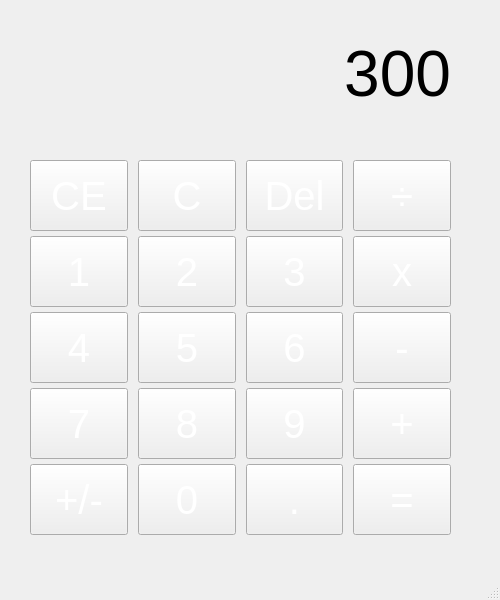
<?xml version="1.0" encoding="UTF-8"?>
<ui version="4.0">
 <class>MainWindow</class>
 <widget class="QMainWindow" name="MainWindow">
  <property name="geometry">
   <rect>
    <x>0</x>
    <y>0</y>
    <width>500</width>
    <height>600</height>
   </rect>
  </property>
  <property name="sizePolicy">
   <sizepolicy hsizetype="Preferred" vsizetype="Preferred">
    <horstretch>0</horstretch>
    <verstretch>0</verstretch>
   </sizepolicy>
  </property>
  <property name="minimumSize">
   <size>
    <width>500</width>
    <height>600</height>
   </size>
  </property>
  <property name="maximumSize">
   <size>
    <width>500</width>
    <height>600</height>
   </size>
  </property>
  <property name="windowTitle">
   <string>Calculator</string>
  </property>
  <property name="styleSheet">
   <string notr="true">background-image: url(:/cal_img/gray_color.png);</string>
  </property>
  <widget class="QWidget" name="centralwidget">
   <widget class="QLabel" name="label">
    <property name="geometry">
     <rect>
      <x>30</x>
      <y>30</y>
      <width>421</width>
      <height>91</height>
     </rect>
    </property>
    <property name="layoutDirection">
     <enum>Qt::LeftToRight</enum>
    </property>
    <property name="styleSheet">
     <string notr="true">background-image: url(:/cal_img/white_color.png);</string>
    </property>
    <property name="text">
     <string>&lt;html&gt;&lt;head/&gt;&lt;body&gt;&lt;p&gt;&lt;span style=&quot; font-size:48pt;&quot;&gt;300&lt;/span&gt;&lt;/p&gt;&lt;/body&gt;&lt;/html&gt;</string>
    </property>
    <property name="textFormat">
     <enum>Qt::AutoText</enum>
    </property>
    <property name="alignment">
     <set>Qt::AlignRight|Qt::AlignTrailing|Qt::AlignVCenter</set>
    </property>
   </widget>
   <widget class="QWidget" name="layoutWidget">
    <property name="geometry">
     <rect>
      <x>30</x>
      <y>160</y>
      <width>421</width>
      <height>375</height>
     </rect>
    </property>
    <layout class="QGridLayout" name="gridLayout">
     <property name="horizontalSpacing">
      <number>10</number>
     </property>
     <property name="verticalSpacing">
      <number>5</number>
     </property>
     <item row="10" column="4">
      <widget class="QPushButton" name="pushButton_8">
       <property name="sizePolicy">
        <sizepolicy hsizetype="Preferred" vsizetype="Preferred">
         <horstretch>0</horstretch>
         <verstretch>0</verstretch>
        </sizepolicy>
       </property>
       <property name="font">
        <font>
         <pointsize>30</pointsize>
        </font>
       </property>
       <property name="styleSheet">
        <string notr="true">background-image: url(:/cal_img/gray_color.png);
color: rgb(255, 255, 255);</string>
       </property>
       <property name="text">
        <string>-</string>
       </property>
      </widget>
     </item>
     <item row="10" column="2">
      <widget class="QPushButton" name="pushButton_7">
       <property name="sizePolicy">
        <sizepolicy hsizetype="Preferred" vsizetype="Preferred">
         <horstretch>0</horstretch>
         <verstretch>0</verstretch>
        </sizepolicy>
       </property>
       <property name="font">
        <font>
         <pointsize>30</pointsize>
        </font>
       </property>
       <property name="styleSheet">
        <string notr="true">background-image: url(:/cal_img/gray_color.png);
color: rgb(255, 255, 255);</string>
       </property>
       <property name="text">
        <string>6</string>
       </property>
      </widget>
     </item>
     <item row="14" column="1">
      <widget class="QPushButton" name="pushButton_14">
       <property name="sizePolicy">
        <sizepolicy hsizetype="Preferred" vsizetype="Preferred">
         <horstretch>0</horstretch>
         <verstretch>0</verstretch>
        </sizepolicy>
       </property>
       <property name="font">
        <font>
         <pointsize>30</pointsize>
        </font>
       </property>
       <property name="styleSheet">
        <string notr="true">background-image: url(:/cal_img/gray_color.png);
color: rgb(255, 255, 255);</string>
       </property>
       <property name="text">
        <string>0</string>
       </property>
      </widget>
     </item>
     <item row="11" column="0">
      <widget class="QPushButton" name="pushButton_9">
       <property name="sizePolicy">
        <sizepolicy hsizetype="Preferred" vsizetype="Preferred">
         <horstretch>0</horstretch>
         <verstretch>0</verstretch>
        </sizepolicy>
       </property>
       <property name="font">
        <font>
         <pointsize>30</pointsize>
        </font>
       </property>
       <property name="styleSheet">
        <string notr="true">background-image: url(:/cal_img/gray_color.png);
color: rgb(255, 255, 255);</string>
       </property>
       <property name="text">
        <string>7</string>
       </property>
      </widget>
     </item>
     <item row="11" column="4">
      <widget class="QPushButton" name="pushButton_12">
       <property name="sizePolicy">
        <sizepolicy hsizetype="Preferred" vsizetype="Preferred">
         <horstretch>0</horstretch>
         <verstretch>0</verstretch>
        </sizepolicy>
       </property>
       <property name="font">
        <font>
         <pointsize>30</pointsize>
        </font>
       </property>
       <property name="styleSheet">
        <string notr="true">background-image: url(:/cal_img/gray_color.png);
color: rgb(255, 255, 255);</string>
       </property>
       <property name="text">
        <string>+</string>
       </property>
      </widget>
     </item>
     <item row="5" column="0">
      <widget class="QPushButton" name="pushButton">
       <property name="sizePolicy">
        <sizepolicy hsizetype="Preferred" vsizetype="Preferred">
         <horstretch>0</horstretch>
         <verstretch>0</verstretch>
        </sizepolicy>
       </property>
       <property name="font">
        <font>
         <pointsize>30</pointsize>
        </font>
       </property>
       <property name="styleSheet">
        <string notr="true">background-image: url(:/cal_img/gray_color.png);
color: rgb(255, 255, 255);</string>
       </property>
       <property name="text">
        <string>1</string>
       </property>
      </widget>
     </item>
     <item row="10" column="1">
      <widget class="QPushButton" name="pushButton_6">
       <property name="sizePolicy">
        <sizepolicy hsizetype="Preferred" vsizetype="Preferred">
         <horstretch>0</horstretch>
         <verstretch>0</verstretch>
        </sizepolicy>
       </property>
       <property name="font">
        <font>
         <pointsize>30</pointsize>
        </font>
       </property>
       <property name="styleSheet">
        <string notr="true">background-image: url(:/cal_img/gray_color.png);
color: rgb(255, 255, 255);</string>
       </property>
       <property name="text">
        <string>5</string>
       </property>
      </widget>
     </item>
     <item row="11" column="1">
      <widget class="QPushButton" name="pushButton_10">
       <property name="sizePolicy">
        <sizepolicy hsizetype="Preferred" vsizetype="Preferred">
         <horstretch>0</horstretch>
         <verstretch>0</verstretch>
        </sizepolicy>
       </property>
       <property name="font">
        <font>
         <pointsize>30</pointsize>
        </font>
       </property>
       <property name="styleSheet">
        <string notr="true">background-image: url(:/cal_img/gray_color.png);
color: rgb(255, 255, 255);</string>
       </property>
       <property name="text">
        <string>8</string>
       </property>
      </widget>
     </item>
     <item row="14" column="4">
      <widget class="QPushButton" name="pushButton_16">
       <property name="sizePolicy">
        <sizepolicy hsizetype="Preferred" vsizetype="Preferred">
         <horstretch>0</horstretch>
         <verstretch>0</verstretch>
        </sizepolicy>
       </property>
       <property name="font">
        <font>
         <pointsize>30</pointsize>
        </font>
       </property>
       <property name="styleSheet">
        <string notr="true">background-image: url(:/cal_img/gray_color.png);
color: rgb(255, 255, 255);</string>
       </property>
       <property name="text">
        <string>=</string>
       </property>
      </widget>
     </item>
     <item row="11" column="2">
      <widget class="QPushButton" name="pushButton_11">
       <property name="sizePolicy">
        <sizepolicy hsizetype="Preferred" vsizetype="Preferred">
         <horstretch>0</horstretch>
         <verstretch>0</verstretch>
        </sizepolicy>
       </property>
       <property name="font">
        <font>
         <pointsize>30</pointsize>
        </font>
       </property>
       <property name="styleSheet">
        <string notr="true">background-image: url(:/cal_img/gray_color.png);
color: rgb(255, 255, 255);</string>
       </property>
       <property name="text">
        <string>9</string>
       </property>
      </widget>
     </item>
     <item row="5" column="1">
      <widget class="QPushButton" name="pushButton_2">
       <property name="sizePolicy">
        <sizepolicy hsizetype="Preferred" vsizetype="Preferred">
         <horstretch>0</horstretch>
         <verstretch>0</verstretch>
        </sizepolicy>
       </property>
       <property name="font">
        <font>
         <pointsize>30</pointsize>
        </font>
       </property>
       <property name="styleSheet">
        <string notr="true">background-image: url(:/cal_img/gray_color.png);
color: rgb(255, 255, 255);</string>
       </property>
       <property name="text">
        <string>2</string>
       </property>
      </widget>
     </item>
     <item row="14" column="2">
      <widget class="QPushButton" name="pushButton_15">
       <property name="sizePolicy">
        <sizepolicy hsizetype="Preferred" vsizetype="Preferred">
         <horstretch>0</horstretch>
         <verstretch>0</verstretch>
        </sizepolicy>
       </property>
       <property name="font">
        <font>
         <pointsize>30</pointsize>
        </font>
       </property>
       <property name="styleSheet">
        <string notr="true">background-image: url(:/cal_img/gray_color.png);
color: rgb(255, 255, 255);</string>
       </property>
       <property name="text">
        <string>.</string>
       </property>
      </widget>
     </item>
     <item row="10" column="0">
      <widget class="QPushButton" name="pushButton_5">
       <property name="sizePolicy">
        <sizepolicy hsizetype="Preferred" vsizetype="Preferred">
         <horstretch>0</horstretch>
         <verstretch>0</verstretch>
        </sizepolicy>
       </property>
       <property name="font">
        <font>
         <pointsize>30</pointsize>
        </font>
       </property>
       <property name="styleSheet">
        <string notr="true">background-image: url(:/cal_img/gray_color.png);
color: rgb(255, 255, 255);</string>
       </property>
       <property name="text">
        <string>4</string>
       </property>
      </widget>
     </item>
     <item row="14" column="0">
      <widget class="QPushButton" name="pushButton_13">
       <property name="sizePolicy">
        <sizepolicy hsizetype="Preferred" vsizetype="Preferred">
         <horstretch>0</horstretch>
         <verstretch>0</verstretch>
        </sizepolicy>
       </property>
       <property name="font">
        <font>
         <pointsize>30</pointsize>
        </font>
       </property>
       <property name="styleSheet">
        <string notr="true">background-image: url(:/cal_img/gray_color.png);
color: rgb(255, 255, 255);</string>
       </property>
       <property name="text">
        <string>+/-</string>
       </property>
      </widget>
     </item>
     <item row="5" column="2">
      <widget class="QPushButton" name="pushButton_3">
       <property name="sizePolicy">
        <sizepolicy hsizetype="Preferred" vsizetype="Preferred">
         <horstretch>0</horstretch>
         <verstretch>0</verstretch>
        </sizepolicy>
       </property>
       <property name="font">
        <font>
         <pointsize>30</pointsize>
        </font>
       </property>
       <property name="styleSheet">
        <string notr="true">background-image: url(:/cal_img/gray_color.png);
color: rgb(255, 255, 255);</string>
       </property>
       <property name="text">
        <string>3</string>
       </property>
      </widget>
     </item>
     <item row="5" column="4">
      <widget class="QPushButton" name="pushButton_4">
       <property name="sizePolicy">
        <sizepolicy hsizetype="Preferred" vsizetype="Preferred">
         <horstretch>0</horstretch>
         <verstretch>0</verstretch>
        </sizepolicy>
       </property>
       <property name="font">
        <font>
         <pointsize>30</pointsize>
        </font>
       </property>
       <property name="styleSheet">
        <string notr="true">background-image: url(:/cal_img/gray_color.png);
color: rgb(255, 255, 255);</string>
       </property>
       <property name="text">
        <string>x</string>
       </property>
      </widget>
     </item>
     <item row="3" column="0">
      <widget class="QPushButton" name="pushButton_20">
       <property name="sizePolicy">
        <sizepolicy hsizetype="Preferred" vsizetype="Preferred">
         <horstretch>0</horstretch>
         <verstretch>0</verstretch>
        </sizepolicy>
       </property>
       <property name="font">
        <font>
         <pointsize>30</pointsize>
        </font>
       </property>
       <property name="styleSheet">
        <string notr="true">background-image: url(:/cal_img/gray_color.png);
color: rgb(255, 255, 255);</string>
       </property>
       <property name="text">
        <string>CE</string>
       </property>
      </widget>
     </item>
     <item row="3" column="1">
      <widget class="QPushButton" name="pushButton_19">
       <property name="sizePolicy">
        <sizepolicy hsizetype="Preferred" vsizetype="Preferred">
         <horstretch>0</horstretch>
         <verstretch>0</verstretch>
        </sizepolicy>
       </property>
       <property name="font">
        <font>
         <pointsize>30</pointsize>
        </font>
       </property>
       <property name="styleSheet">
        <string notr="true">background-image: url(:/cal_img/gray_color.png);
color: rgb(255, 255, 255);</string>
       </property>
       <property name="text">
        <string>C</string>
       </property>
      </widget>
     </item>
     <item row="3" column="2">
      <widget class="QPushButton" name="pushButton_18">
       <property name="sizePolicy">
        <sizepolicy hsizetype="Preferred" vsizetype="Preferred">
         <horstretch>0</horstretch>
         <verstretch>0</verstretch>
        </sizepolicy>
       </property>
       <property name="font">
        <font>
         <pointsize>30</pointsize>
        </font>
       </property>
       <property name="styleSheet">
        <string notr="true">background-image: url(:/cal_img/gray_color.png);
color: rgb(255, 255, 255);</string>
       </property>
       <property name="text">
        <string>Del</string>
       </property>
      </widget>
     </item>
     <item row="3" column="4">
      <widget class="QPushButton" name="pushButton_17">
       <property name="sizePolicy">
        <sizepolicy hsizetype="Preferred" vsizetype="Preferred">
         <horstretch>0</horstretch>
         <verstretch>0</verstretch>
        </sizepolicy>
       </property>
       <property name="font">
        <font>
         <pointsize>30</pointsize>
        </font>
       </property>
       <property name="styleSheet">
        <string notr="true">background-image: url(:/cal_img/gray_color.png);
color: rgb(255, 255, 255);</string>
       </property>
       <property name="text">
        <string>÷</string>
       </property>
      </widget>
     </item>
    </layout>
   </widget>
  </widget>
  <widget class="QMenuBar" name="menubar">
   <property name="geometry">
    <rect>
     <x>0</x>
     <y>0</y>
     <width>500</width>
     <height>20</height>
    </rect>
   </property>
  </widget>
  <widget class="QStatusBar" name="statusbar"/>
 </widget>
 <resources>
  <include location="design/image.qrc"/>
 </resources>
 <connections/>
</ui>
